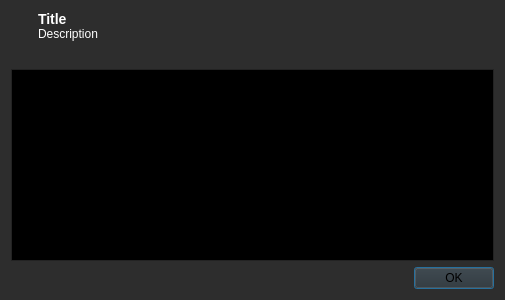
<?xml version="1.0" encoding="UTF-8"?>
<ui version="4.0">
 <class>ErrorDialog</class>
 <widget class="QDialog" name="ErrorDialog">
  <property name="geometry">
   <rect>
    <x>0</x>
    <y>0</y>
    <width>505</width>
    <height>300</height>
   </rect>
  </property>
  <property name="sizePolicy">
   <sizepolicy hsizetype="Preferred" vsizetype="Preferred">
    <horstretch>0</horstretch>
    <verstretch>0</verstretch>
   </sizepolicy>
  </property>
  <property name="palette">
   <palette>
    <active>
     <colorrole role="WindowText">
      <brush brushstyle="SolidPattern">
       <color alpha="255">
        <red>255</red>
        <green>255</green>
        <blue>255</blue>
       </color>
      </brush>
     </colorrole>
     <colorrole role="Button">
      <brush brushstyle="SolidPattern">
       <color alpha="255">
        <red>45</red>
        <green>45</green>
        <blue>45</blue>
       </color>
      </brush>
     </colorrole>
     <colorrole role="Light">
      <brush brushstyle="SolidPattern">
       <color alpha="255">
        <red>67</red>
        <green>67</green>
        <blue>67</blue>
       </color>
      </brush>
     </colorrole>
     <colorrole role="Midlight">
      <brush brushstyle="SolidPattern">
       <color alpha="255">
        <red>56</red>
        <green>56</green>
        <blue>56</blue>
       </color>
      </brush>
     </colorrole>
     <colorrole role="Dark">
      <brush brushstyle="SolidPattern">
       <color alpha="255">
        <red>22</red>
        <green>22</green>
        <blue>22</blue>
       </color>
      </brush>
     </colorrole>
     <colorrole role="Mid">
      <brush brushstyle="SolidPattern">
       <color alpha="255">
        <red>30</red>
        <green>30</green>
        <blue>30</blue>
       </color>
      </brush>
     </colorrole>
     <colorrole role="Text">
      <brush brushstyle="SolidPattern">
       <color alpha="255">
        <red>255</red>
        <green>255</green>
        <blue>255</blue>
       </color>
      </brush>
     </colorrole>
     <colorrole role="BrightText">
      <brush brushstyle="SolidPattern">
       <color alpha="255">
        <red>255</red>
        <green>255</green>
        <blue>255</blue>
       </color>
      </brush>
     </colorrole>
     <colorrole role="ButtonText">
      <brush brushstyle="SolidPattern">
       <color alpha="255">
        <red>0</red>
        <green>0</green>
        <blue>0</blue>
       </color>
      </brush>
     </colorrole>
     <colorrole role="Base">
      <brush brushstyle="SolidPattern">
       <color alpha="255">
        <red>0</red>
        <green>0</green>
        <blue>0</blue>
       </color>
      </brush>
     </colorrole>
     <colorrole role="Window">
      <brush brushstyle="SolidPattern">
       <color alpha="255">
        <red>45</red>
        <green>45</green>
        <blue>45</blue>
       </color>
      </brush>
     </colorrole>
     <colorrole role="Shadow">
      <brush brushstyle="SolidPattern">
       <color alpha="255">
        <red>0</red>
        <green>0</green>
        <blue>0</blue>
       </color>
      </brush>
     </colorrole>
     <colorrole role="AlternateBase">
      <brush brushstyle="SolidPattern">
       <color alpha="255">
        <red>22</red>
        <green>22</green>
        <blue>22</blue>
       </color>
      </brush>
     </colorrole>
     <colorrole role="ToolTipBase">
      <brush brushstyle="SolidPattern">
       <color alpha="255">
        <red>255</red>
        <green>255</green>
        <blue>220</blue>
       </color>
      </brush>
     </colorrole>
     <colorrole role="ToolTipText">
      <brush brushstyle="SolidPattern">
       <color alpha="255">
        <red>0</red>
        <green>0</green>
        <blue>0</blue>
       </color>
      </brush>
     </colorrole>
    </active>
    <inactive>
     <colorrole role="WindowText">
      <brush brushstyle="SolidPattern">
       <color alpha="255">
        <red>255</red>
        <green>255</green>
        <blue>255</blue>
       </color>
      </brush>
     </colorrole>
     <colorrole role="Button">
      <brush brushstyle="SolidPattern">
       <color alpha="255">
        <red>45</red>
        <green>45</green>
        <blue>45</blue>
       </color>
      </brush>
     </colorrole>
     <colorrole role="Light">
      <brush brushstyle="SolidPattern">
       <color alpha="255">
        <red>67</red>
        <green>67</green>
        <blue>67</blue>
       </color>
      </brush>
     </colorrole>
     <colorrole role="Midlight">
      <brush brushstyle="SolidPattern">
       <color alpha="255">
        <red>56</red>
        <green>56</green>
        <blue>56</blue>
       </color>
      </brush>
     </colorrole>
     <colorrole role="Dark">
      <brush brushstyle="SolidPattern">
       <color alpha="255">
        <red>22</red>
        <green>22</green>
        <blue>22</blue>
       </color>
      </brush>
     </colorrole>
     <colorrole role="Mid">
      <brush brushstyle="SolidPattern">
       <color alpha="255">
        <red>30</red>
        <green>30</green>
        <blue>30</blue>
       </color>
      </brush>
     </colorrole>
     <colorrole role="Text">
      <brush brushstyle="SolidPattern">
       <color alpha="255">
        <red>255</red>
        <green>255</green>
        <blue>255</blue>
       </color>
      </brush>
     </colorrole>
     <colorrole role="BrightText">
      <brush brushstyle="SolidPattern">
       <color alpha="255">
        <red>255</red>
        <green>255</green>
        <blue>255</blue>
       </color>
      </brush>
     </colorrole>
     <colorrole role="ButtonText">
      <brush brushstyle="SolidPattern">
       <color alpha="255">
        <red>0</red>
        <green>0</green>
        <blue>0</blue>
       </color>
      </brush>
     </colorrole>
     <colorrole role="Base">
      <brush brushstyle="SolidPattern">
       <color alpha="255">
        <red>0</red>
        <green>0</green>
        <blue>0</blue>
       </color>
      </brush>
     </colorrole>
     <colorrole role="Window">
      <brush brushstyle="SolidPattern">
       <color alpha="255">
        <red>45</red>
        <green>45</green>
        <blue>45</blue>
       </color>
      </brush>
     </colorrole>
     <colorrole role="Shadow">
      <brush brushstyle="SolidPattern">
       <color alpha="255">
        <red>0</red>
        <green>0</green>
        <blue>0</blue>
       </color>
      </brush>
     </colorrole>
     <colorrole role="AlternateBase">
      <brush brushstyle="SolidPattern">
       <color alpha="255">
        <red>22</red>
        <green>22</green>
        <blue>22</blue>
       </color>
      </brush>
     </colorrole>
     <colorrole role="ToolTipBase">
      <brush brushstyle="SolidPattern">
       <color alpha="255">
        <red>255</red>
        <green>255</green>
        <blue>220</blue>
       </color>
      </brush>
     </colorrole>
     <colorrole role="ToolTipText">
      <brush brushstyle="SolidPattern">
       <color alpha="255">
        <red>0</red>
        <green>0</green>
        <blue>0</blue>
       </color>
      </brush>
     </colorrole>
    </inactive>
    <disabled>
     <colorrole role="WindowText">
      <brush brushstyle="SolidPattern">
       <color alpha="255">
        <red>22</red>
        <green>22</green>
        <blue>22</blue>
       </color>
      </brush>
     </colorrole>
     <colorrole role="Button">
      <brush brushstyle="SolidPattern">
       <color alpha="255">
        <red>45</red>
        <green>45</green>
        <blue>45</blue>
       </color>
      </brush>
     </colorrole>
     <colorrole role="Light">
      <brush brushstyle="SolidPattern">
       <color alpha="255">
        <red>67</red>
        <green>67</green>
        <blue>67</blue>
       </color>
      </brush>
     </colorrole>
     <colorrole role="Midlight">
      <brush brushstyle="SolidPattern">
       <color alpha="255">
        <red>56</red>
        <green>56</green>
        <blue>56</blue>
       </color>
      </brush>
     </colorrole>
     <colorrole role="Dark">
      <brush brushstyle="SolidPattern">
       <color alpha="255">
        <red>22</red>
        <green>22</green>
        <blue>22</blue>
       </color>
      </brush>
     </colorrole>
     <colorrole role="Mid">
      <brush brushstyle="SolidPattern">
       <color alpha="255">
        <red>30</red>
        <green>30</green>
        <blue>30</blue>
       </color>
      </brush>
     </colorrole>
     <colorrole role="Text">
      <brush brushstyle="SolidPattern">
       <color alpha="255">
        <red>22</red>
        <green>22</green>
        <blue>22</blue>
       </color>
      </brush>
     </colorrole>
     <colorrole role="BrightText">
      <brush brushstyle="SolidPattern">
       <color alpha="255">
        <red>255</red>
        <green>255</green>
        <blue>255</blue>
       </color>
      </brush>
     </colorrole>
     <colorrole role="ButtonText">
      <brush brushstyle="SolidPattern">
       <color alpha="255">
        <red>22</red>
        <green>22</green>
        <blue>22</blue>
       </color>
      </brush>
     </colorrole>
     <colorrole role="Base">
      <brush brushstyle="SolidPattern">
       <color alpha="255">
        <red>45</red>
        <green>45</green>
        <blue>45</blue>
       </color>
      </brush>
     </colorrole>
     <colorrole role="Window">
      <brush brushstyle="SolidPattern">
       <color alpha="255">
        <red>45</red>
        <green>45</green>
        <blue>45</blue>
       </color>
      </brush>
     </colorrole>
     <colorrole role="Shadow">
      <brush brushstyle="SolidPattern">
       <color alpha="255">
        <red>0</red>
        <green>0</green>
        <blue>0</blue>
       </color>
      </brush>
     </colorrole>
     <colorrole role="AlternateBase">
      <brush brushstyle="SolidPattern">
       <color alpha="255">
        <red>45</red>
        <green>45</green>
        <blue>45</blue>
       </color>
      </brush>
     </colorrole>
     <colorrole role="ToolTipBase">
      <brush brushstyle="SolidPattern">
       <color alpha="255">
        <red>255</red>
        <green>255</green>
        <blue>220</blue>
       </color>
      </brush>
     </colorrole>
     <colorrole role="ToolTipText">
      <brush brushstyle="SolidPattern">
       <color alpha="255">
        <red>0</red>
        <green>0</green>
        <blue>0</blue>
       </color>
      </brush>
     </colorrole>
    </disabled>
   </palette>
  </property>
  <property name="windowTitle">
   <string>Dialog</string>
  </property>
  <layout class="QVBoxLayout" name="verticalLayout_2">
   <item>
    <layout class="QHBoxLayout" name="horizontalLayout_2">
     <property name="spacing">
      <number>0</number>
     </property>
     <item>
      <widget class="QLabel" name="icon">
       <property name="sizePolicy">
        <sizepolicy hsizetype="Maximum" vsizetype="Preferred">
         <horstretch>0</horstretch>
         <verstretch>0</verstretch>
        </sizepolicy>
       </property>
       <property name="styleSheet">
        <string notr="true">padding: 10px;</string>
       </property>
       <property name="text">
        <string/>
       </property>
       <property name="pixmap">
        <pixmap resource="../data/app.qrc">:/app/icons/dialog-error.svg</pixmap>
       </property>
       <property name="alignment">
        <set>Qt::AlignCenter</set>
       </property>
      </widget>
     </item>
     <item>
      <layout class="QVBoxLayout" name="verticalLayout">
       <item>
        <widget class="QLabel" name="title">
         <property name="text">
          <string>&lt;h3&gt;Title&lt;/h3&gt;</string>
         </property>
        </widget>
       </item>
       <item>
        <widget class="QLabel" name="description">
         <property name="sizePolicy">
          <sizepolicy hsizetype="Preferred" vsizetype="MinimumExpanding">
           <horstretch>0</horstretch>
           <verstretch>0</verstretch>
          </sizepolicy>
         </property>
         <property name="text">
          <string>Description</string>
         </property>
         <property name="alignment">
          <set>Qt::AlignLeading|Qt::AlignLeft|Qt::AlignTop</set>
         </property>
         <property name="wordWrap">
          <bool>true</bool>
         </property>
         <property name="openExternalLinks">
          <bool>true</bool>
         </property>
        </widget>
       </item>
      </layout>
     </item>
    </layout>
   </item>
   <item>
    <widget class="QTextEdit" name="details">
     <property name="readOnly">
      <bool>true</bool>
     </property>
    </widget>
   </item>
   <item>
    <widget class="QDialogButtonBox" name="buttonBox">
     <property name="orientation">
      <enum>Qt::Horizontal</enum>
     </property>
     <property name="standardButtons">
      <set>QDialogButtonBox::Ok</set>
     </property>
     <property name="centerButtons">
      <bool>false</bool>
     </property>
    </widget>
   </item>
  </layout>
 </widget>
 <resources>
  <include location="../data/app.qrc"/>
 </resources>
 <connections>
  <connection>
   <sender>buttonBox</sender>
   <signal>accepted()</signal>
   <receiver>ErrorDialog</receiver>
   <slot>accept()</slot>
   <hints>
    <hint type="sourcelabel">
     <x>248</x>
     <y>254</y>
    </hint>
    <hint type="destinationlabel">
     <x>157</x>
     <y>274</y>
    </hint>
   </hints>
  </connection>
  <connection>
   <sender>buttonBox</sender>
   <signal>rejected()</signal>
   <receiver>ErrorDialog</receiver>
   <slot>reject()</slot>
   <hints>
    <hint type="sourcelabel">
     <x>316</x>
     <y>260</y>
    </hint>
    <hint type="destinationlabel">
     <x>286</x>
     <y>274</y>
    </hint>
   </hints>
  </connection>
 </connections>
</ui>
